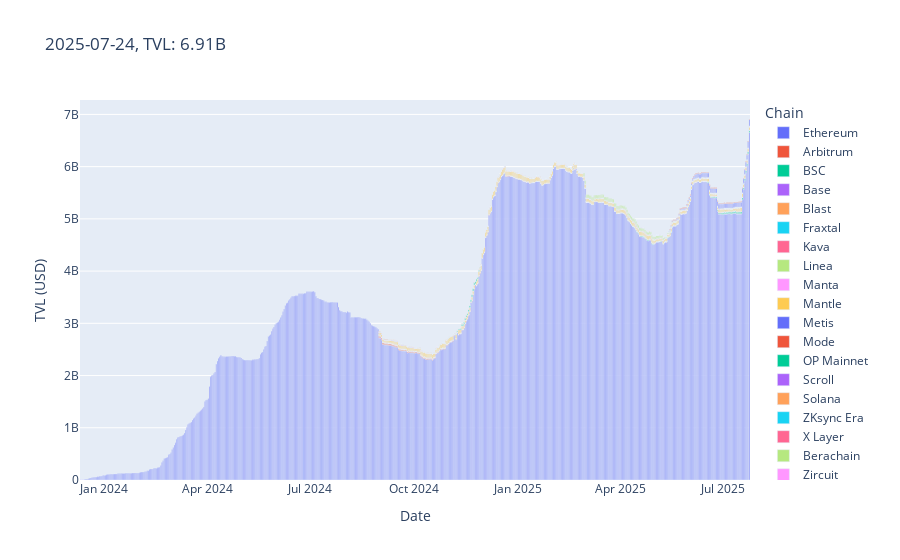

The code cell stored with this chart in its notebook:
### Markdown cell above
### TVL

### Code cell
query = """
SELECT * FROM llama.circulating
WHERE id = 146
"""
df= pd.read_sql(query, engine)

l = df['time'].max()

tvl = df[(df['time'] == l)]['circulating'].sum()

n_chains = df[
    (df['time'] == l) 
]['chain'].nunique()


df = df.groupby(['time', "chain"]).agg(
    tvl=('circulating', 'sum')
).reset_index()
df

fig = px.bar(df, x="time", y="tvl", color="chain", title=f"{l.date()}, TVL: {tvl/1e9:.2f}B", )
fig.update_layout(
    xaxis_title="Date",
    yaxis_title="TVL (USD)",
    legend_title_text="Chain"
)
fig.show()

### Figure 1 — Plotly figure (JSON) as saved in the notebook; plotly's stock layout.template omitted (floating-point values rounded to 4 significant figures; data arrays with more than 128 entries replaced by an {"elided": "..."} marker saying what was removed)
{"data": [{"hovertemplate": "chain=Ethereum<br>time=%{x}<br>tvl=%{y}<extra></extra>", "legendgroup": "Ethereum", "marker": {"color": "#636efa", "pattern": {"shape": ""}}, "name": "Ethereum", "orientation": "v", "showlegend": true, "textposition": "auto", "type": "bar", "x": {"elided": "592 str values"}, "xaxis": "x", "y": {"elided": "592 int values"}, "yaxis": "y"}, {"hovertemplate": "chain=Arbitrum<br>time=%{x}<br>tvl=%{y}<extra></extra>", "legendgroup": "Arbitrum", "marker": {"color": "#EF553B", "pattern": {"shape": ""}}, "name": "Arbitrum", "orientation": "v", "showlegend": true, "textposition": "auto", "type": "bar", "x": {"elided": "328 str values"}, "xaxis": "x", "y": {"elided": "328 int values"}, "yaxis": "y"}, {"hovertemplate": "chain=BSC<br>time=%{x}<br>tvl=%{y}<extra></extra>", "legendgroup": "BSC", "marker": {"color": "#00cc96", "pattern": {"shape": ""}}, "name": "BSC", "orientation": "v", "showlegend": true, "textposition": "auto", "type": "bar", "x": {"elided": "328 str values"}, "xaxis": "x", "y": {"elided": "328 int values"}, "yaxis": "y"}, {"hovertemplate": "chain=Base<br>time=%{x}<br>tvl=%{y}<extra></extra>", "legendgroup": "Base", "marker": {"color": "#ab63fa", "pattern": {"shape": ""}}, "name": "Base", "orientation": "v", "showlegend": true, "textposition": "auto", "type": "bar", "x": {"elided": "328 str values"}, "xaxis": "x", "y": {"elided": "328 int values"}, "yaxis": "y"}, {"hovertemplate": "chain=Blast<br>time=%{x}<br>tvl=%{y}<extra></extra>", "legendgroup": "Blast", "marker": {"color": "#FFA15A", "pattern": {"shape": ""}}, "name": "Blast", "orientation": "v", "showlegend": true, "textposition": "auto", "type": "bar", "x": {"elided": "328 str values"}, "xaxis": "x", "y": {"elided": "328 int values"}, "yaxis": "y"}, {"hovertemplate": "chain=Fraxtal<br>time=%{x}<br>tvl=%{y}<extra></extra>", "legendgroup": "Fraxtal", "marker": {"color": "#19d3f3", "pattern": {"shape": ""}}, "name": "Fraxtal", "orientation": "v", "showlegend": true, "textposition": "auto", "type": "bar", "x": {"elided": "328 str values"}, "xaxis": "x", "y": {"elided": "328 int values"}, "yaxis": "y"}, {"hovertemplate": "chain=Kava<br>time=%{x}<br>tvl=%{y}<extra></extra>", "legendgroup": "Kava", "marker": {"color": "#FF6692", "pattern": {"shape": ""}}, "name": "Kava", "orientation": "v", "showlegend": true, "textposition": "auto", "type": "bar", "x": {"elided": "328 str values"}, "xaxis": "x", "y": {"elided": "328 int values"}, "yaxis": "y"}, {"hovertemplate": "chain=Linea<br>time=%{x}<br>tvl=%{y}<extra></extra>", "legendgroup": "Linea", "marker": {"color": "#B6E880", "pattern": {"shape": ""}}, "name": "Linea", "orientation": "v", "showlegend": true, "textposition": "auto", "type": "bar", "x": {"elided": "322 str values"}, "xaxis": "x", "y": {"elided": "322 int values"}, "yaxis": "y"}, {"hovertemplate": "chain=Manta<br>time=%{x}<br>tvl=%{y}<extra></extra>", "legendgroup": "Manta", "marker": {"color": "#FF97FF", "pattern": {"shape": ""}}, "name": "Manta", "orientation": "v", "showlegend": true, "textposition": "auto", "type": "bar", "x": {"elided": "328 str values"}, "xaxis": "x", "y": {"elided": "328 int values"}, "yaxis": "y"}, {"hovertemplate": "chain=Mantle<br>time=%{x}<br>tvl=%{y}<extra></extra>", "legendgroup": "Mantle", "marker": {"color": "#FECB52", "pattern": {"shape": ""}}, "name": "Mantle", "orientation": "v", "showlegend": true, "textposition": "auto", "type": "bar", "x": {"elided": "323 str values"}, "xaxis": "x", "y": {"elided": "323 int values"}, "yaxis": "y"}, {"hovertemplate": "chain=Metis<br>time=%{x}<br>tvl=%{y}<extra></extra>", "legendgroup": "Metis", "marker": {"color": "#636efa", "pattern": {"shape": ""}}, "name": "Metis", "orientation": "v", "showlegend": true, "textposition": "auto", "type": "bar", "x": {"elided": "328 str values"}, "xaxis": "x", "y": {"elided": "328 int values"}, "yaxis": "y"}, {"hovertemplate": "chain=Mode<br>time=%{x}<br>tvl=%{y}<extra></extra>", "legendgroup": "Mode", "marker": {"color": "#EF553B", "pattern": {"shape": ""}}, "name": "Mode", "orientation": "v", "showlegend": true, "textposition": "auto", "type": "bar", "x": {"elided": "328 str values"}, "xaxis": "x", "y": {"elided": "328 int values"}, "yaxis": "y"}, {"hovertemplate": "chain=OP Mainnet<br>time=%{x}<br>tvl=%{y}<extra></extra>", "legendgroup": "OP Mainnet", "marker": {"color": "#00cc96", "pattern": {"shape": ""}}, "name": "OP Mainnet", "orientation": "v", "showlegend": true, "textposition": "auto", "type": "bar", "x": {"elided": "328 str values"}, "xaxis": "x", "y": {"elided": "328 int values"}, "yaxis": "y"}, {"hovertemplate": "chain=Scroll<br>time=%{x}<br>tvl=%{y}<extra></extra>", "legendgroup": "Scroll", "marker": {"color": "#ab63fa", "pattern": {"shape": ""}}, "name": "Scroll", "orientation": "v", "showlegend": true, "textposition": "auto", "type": "bar", "x": {"elided": "323 str values"}, "xaxis": "x", "y": {"elided": "323 int values"}, "yaxis": "y"}, {"hovertemplate": "chain=Solana<br>time=%{x}<br>tvl=%{y}<extra></extra>", "legendgroup": "Solana", "marker": {"color": "#FFA15A", "pattern": {"shape": ""}}, "name": "Solana", "orientation": "v", "showlegend": true, "textposition": "auto", "type": "bar", "x": {"elided": "328 str values"}, "xaxis": "x", "y": {"elided": "328 int values"}, "yaxis": "y"}, {"hovertemplate": "chain=ZKsync Era<br>time=%{x}<br>tvl=%{y}<extra></extra>", "legendgroup": "ZKsync Era", "marker": {"color": "#19d3f3", "pattern": {"shape": ""}}, "name": "ZKsync Era", "orientation": "v", "showlegend": true, "textposition": "auto", "type": "bar", "x": {"elided": "321 str values"}, "xaxis": "x", "y": {"elided": "321 int values"}, "yaxis": "y"}, {"hovertemplate": "chain=X Layer<br>time=%{x}<br>tvl=%{y}<extra></extra>", "legendgroup": "X Layer", "marker": {"color": "#FF6692", "pattern": {"shape": ""}}, "name": "X Layer", "orientation": "v", "showlegend": true, "textposition": "auto", "type": "bar", "x": {"elided": "196 str values"}, "xaxis": "x", "y": {"elided": "196 int values"}, "yaxis": "y"}, {"hovertemplate": "chain=Berachain<br>time=%{x}<br>tvl=%{y}<extra></extra>", "legendgroup": "Berachain", "marker": {"color": "#B6E880", "pattern": {"shape": ""}}, "name": "Berachain", "orientation": "v", "showlegend": true, "textposition": "auto", "type": "bar", "x": {"elided": "147 str values"}, "xaxis": "x", "y": {"elided": "147 int values"}, "yaxis": "y"}, {"hovertemplate": "chain=Zircuit<br>time=%{x}<br>tvl=%{y}<extra></extra>", "legendgroup": "Zircuit", "marker": {"color": "#FF97FF", "pattern": {"shape": ""}}, "name": "Zircuit", "orientation": "v", "showlegend": true, "textposition": "auto", "type": "bar", "x": ["2025-04-02T00:00:00", "2025-04-03T00:00:00", "2025-04-04T00:00:00", "2025-04-05T00:00:00", "2025-04-06T00:00:00", "2025-04-07T00:00:00", "2025-04-08T00:00:00", "2025-04-09T00:00:00", "2025-04-10T00:00:00", "2025-04-11T00:00:00", "2025-04-12T00:00:00", "2025-04-13T00:00:00", "2025-04-14T00:00:00", "2025-04-15T00:00:00", "2025-04-16T00:00:00", "2025-04-17T00:00:00", "2025-04-18T00:00:00", "2025-04-19T00:00:00", "2025-04-20T00:00:00", "2025-04-21T00:00:00", "2025-04-22T00:00:00", "2025-04-23T00:00:00", "2025-04-24T00:00:00", "2025-04-25T00:00:00", "2025-04-26T00:00:00", "2025-04-27T00:00:00", "2025-04-28T00:00:00", "2025-04-29T00:00:00", "2025-04-30T00:00:00", "2025-05-01T00:00:00", "2025-05-02T00:00:00", "2025-05-03T00:00:00", "2025-05-04T00:00:00", "2025-05-05T00:00:00", "2025-05-06T00:00:00", "2025-05-07T00:00:00", "2025-05-08T00:00:00", "2025-05-09T00:00:00", "2025-05-10T00:00:00", "2025-05-11T00:00:00", "2025-05-12T00:00:00", "2025-05-13T00:00:00", "2025-05-14T00:00:00", "2025-05-15T00:00:00", "2025-05-16T00:00:00", "2025-05-17T00:00:00", "2025-05-18T00:00:00", "2025-05-19T00:00:00", "2025-05-20T00:00:00", "2025-05-21T00:00:00", "2025-05-22T00:00:00", "2025-05-23T00:00:00", "2025-05-24T00:00:00", "2025-05-25T00:00:00", "2025-05-26T00:00:00", "2025-05-27T00:00:00", "2025-05-28T00:00:00", "2025-05-29T00:00:00", "2025-05-30T00:00:00", "2025-05-31T00:00:00", "2025-06-01T00:00:00", "2025-06-02T00:00:00", "2025-06-03T00:00:00", "2025-06-04T00:00:00", "2025-06-05T00:00:00", "2025-06-06T00:00:00", "2025-06-07T00:00:00", "2025-06-08T00:00:00", "2025-06-09T00:00:00", "2025-06-10T00:00:00", "2025-06-11T00:00:00", "2025-06-12T00:00:00", "2025-06-13T00:00:00", "2025-06-14T00:00:00", "2025-06-15T00:00:00", "2025-06-16T00:00:00", "2025-06-17T00:00:00", "2025-06-18T00:00:00", "2025-06-19T00:00:00", "2025-06-20T00:00:00", "2025-06-21T00:00:00", "2025-06-22T00:00:00", "2025-06-23T00:00:00", "2025-06-24T00:00:00", "2025-06-25T00:00:00", "2025-06-26T00:00:00", "2025-06-27T00:00:00", "2025-06-28T00:00:00", "2025-06-29T00:00:00", "2025-06-30T00:00:00", "2025-07-01T00:00:00", "2025-07-02T00:00:00", "2025-07-03T00:00:00", "2025-07-04T00:00:00", "2025-07-05T00:00:00", "2025-07-06T00:00:00", "2025-07-07T00:00:00", "2025-07-08T00:00:00", "2025-07-09T00:00:00", "2025-07-10T00:00:00", "2025-07-11T00:00:00", "2025-07-12T00:00:00", "2025-07-13T00:00:00", "2025-07-14T00:00:00", "2025-07-15T00:00:00", "2025-07-16T00:00:00", "2025-07-17T00:00:00", "2025-07-18T00:00:00", "2025-07-19T00:00:00", "2025-07-20T00:00:00", "2025-07-21T00:00:00", "2025-07-22T00:00:00", "2025-07-23T00:00:00", "2025-07-24T03:32:46"], "xaxis": "x", "y": [330930, 330930, 330524, 329540, 328548, 397529, 326111, 356112, 326109, 366109, 326097, 356100, 325523, 324993, 325003, 325003, 325036, 324290, 324302, 323858, 324019, 323608, 323475, 323447, 320908, 320476, 320476, 320466, 319460, 319552, 319470, 319603, 319006, 319006, 318946, 347912, 312870, 312208, 312208, 311926, 306777, 306688, 306638, 306662, 306375, 306362, 302655, 302655, 302553, 302055, 302076, 302035, 302035, 302004, 302004, 302004, 302020, 302033, 301847, 301754, 301754, 301649, 301649, 295188, 295203, 295171, 295167, 294677, 294517, 294517, 291925, 291925, 291913, 291913, 291913, 291673, 291683, 291683, 291658, 291651, 291651, 291609, 291402, 291402, 291502, 290836, 290931, 290828, 285819, 285819, 285819, 285819, 283922, 283907, 283788, 283742, 283742, 283742, 283842, 283842, 271838, 271668, 271817, 266091, 266091, 266091, 266078, 266076, 266063, 266063, 265067, 264063, 264062, 263043], "yaxis": "y"}, {"hovertemplate": "chain=Movement<br>time=%{x}<br>tvl=%{y}<extra></extra>", "legendgroup": "Movement", "marker": {"color": "#FECB52", "pattern": {"shape": ""}}, "name": "Movement", "orientation": "v", "showlegend": true, "textposition": "auto", "type": "bar", "x": ["2025-04-22T00:00:00", "2025-04-23T00:00:00", "2025-04-24T00:00:00", "2025-04-25T00:00:00", "2025-04-26T00:00:00", "2025-04-27T00:00:00", "2025-04-28T00:00:00", "2025-04-29T00:00:00", "2025-04-30T00:00:00", "2025-05-01T00:00:00", "2025-05-02T00:00:00", "2025-05-03T00:00:00", "2025-05-04T00:00:00", "2025-05-05T00:00:00", "2025-05-06T00:00:00", "2025-05-07T00:00:00", "2025-05-08T00:00:00", "2025-05-09T00:00:00", "2025-05-10T00:00:00", "2025-05-11T00:00:00", "2025-05-12T00:00:00", "2025-05-13T00:00:00", "2025-05-14T00:00:00", "2025-05-15T00:00:00", "2025-05-16T00:00:00", "2025-05-17T00:00:00", "2025-05-18T00:00:00", "2025-05-19T00:00:00", "2025-05-20T00:00:00", "2025-05-21T00:00:00", "2025-05-22T00:00:00", "2025-05-23T00:00:00", "2025-05-24T00:00:00", "2025-05-25T00:00:00", "2025-05-26T00:00:00", "2025-05-27T00:00:00", "2025-05-28T00:00:00", "2025-05-29T00:00:00", "2025-05-30T00:00:00", "2025-05-31T00:00:00", "2025-06-01T00:00:00", "2025-06-02T00:00:00", "2025-06-03T00:00:00", "2025-06-04T00:00:00", "2025-06-05T00:00:00", "2025-06-06T00:00:00", "2025-06-07T00:00:00", "2025-06-08T00:00:00", "2025-06-09T00:00:00", "2025-06-10T00:00:00", "2025-06-11T00:00:00", "2025-06-12T00:00:00", "2025-06-13T00:00:00", "2025-06-14T00:00:00", "2025-06-15T00:00:00", "2025-06-16T00:00:00", "2025-06-17T00:00:00", "2025-06-18T00:00:00", "2025-06-19T00:00:00", "2025-06-20T00:00:00", "2025-06-21T00:00:00", "2025-06-22T00:00:00", "2025-06-23T00:00:00", "2025-06-24T00:00:00", "2025-06-25T00:00:00", "2025-06-26T00:00:00", "2025-06-27T00:00:00", "2025-06-28T00:00:00", "2025-06-29T00:00:00", "2025-06-30T00:00:00", "2025-07-01T00:00:00", "2025-07-02T00:00:00", "2025-07-03T00:00:00", "2025-07-04T00:00:00", "2025-07-05T00:00:00", "2025-07-06T00:00:00", "2025-07-07T00:00:00", "2025-07-08T00:00:00", "2025-07-09T00:00:00", "2025-07-10T00:00:00", "2025-07-11T00:00:00", "2025-07-12T00:00:00", "2025-07-13T00:00:00", "2025-07-14T00:00:00", "2025-07-15T00:00:00", "2025-07-16T00:00:00", "2025-07-17T00:00:00", "2025-07-18T00:00:00", "2025-07-19T00:00:00", "2025-07-20T00:00:00", "2025-07-21T00:00:00", "2025-07-22T00:00:00", "2025-07-23T00:00:00", "2025-07-24T03:32:46"], "xaxis": "x", "y": [1006717, 1006717, 1006717, 1006717, 897767, 522280, 507897, 424632, 416613, 416613, 399619, 378179, 356431, 296123, 294138, 285672, 244282, 240935, 240935, 330910, 330910, 345889, 345889, 445827, 445632, 451546, 458529, 458529, 458529, 458529, 458529, 465524, 465524, 465524, 468022, 468001, 468001, 468001, 468001, 467699, 464134, 464134, 460161, 460161, 460161, 460161, 458640, 458640, 351422, 314801, 314801, 314801, 314801, 314801, 387971, 387971, 387971, 387971, 377514, 377514, 377514, 354288, 354288, 354288, 399681, 399681, 546900, 577333, 577333, 526432, 526432, 526432, 526432, 526432, 511600, 488467, 488467, 488467, 488467, 484370, 459394, 459394, 459394, 459394, 459394, 459394, 459394, 459394, 399684, 399684, 399684, 399684, 399683, 399683], "yaxis": "y"}, {"hovertemplate": "chain=TON<br>time=%{x}<br>tvl=%{y}<extra></extra>", "legendgroup": "TON", "marker": {"color": "#636efa", "pattern": {"shape": ""}}, "name": "TON", "orientation": "v", "showlegend": true, "textposition": "auto", "type": "bar", "x": ["2025-05-03T00:00:00", "2025-05-04T00:00:00", "2025-05-05T00:00:00", "2025-05-06T00:00:00", "2025-05-07T00:00:00", "2025-05-08T00:00:00", "2025-05-09T00:00:00", "2025-05-10T00:00:00", "2025-05-11T00:00:00", "2025-05-12T00:00:00", "2025-05-13T00:00:00", "2025-05-14T00:00:00", "2025-05-15T00:00:00", "2025-05-16T00:00:00", "2025-05-17T00:00:00", "2025-05-18T00:00:00", "2025-05-19T00:00:00", "2025-05-20T00:00:00", "2025-05-21T00:00:00", "2025-05-22T00:00:00", "2025-05-23T00:00:00", "2025-05-24T00:00:00", "2025-05-25T00:00:00", "2025-05-26T00:00:00", "2025-05-27T00:00:00", "2025-05-28T00:00:00", "2025-05-29T00:00:00", "2025-05-30T00:00:00", "2025-05-31T00:00:00", "2025-06-01T00:00:00", "2025-06-02T00:00:00", "2025-06-03T00:00:00", "2025-06-04T00:00:00", "2025-06-05T00:00:00", "2025-06-06T00:00:00", "2025-06-07T00:00:00", "2025-06-08T00:00:00", "2025-06-09T00:00:00", "2025-06-10T00:00:00", "2025-06-11T00:00:00", "2025-06-12T00:00:00", "2025-06-13T00:00:00", "2025-06-14T00:00:00", "2025-06-15T00:00:00", "2025-06-16T00:00:00", "2025-06-17T00:00:00", "2025-06-18T00:00:00", "2025-06-19T00:00:00", "2025-06-20T00:00:00", "2025-06-21T00:00:00", "2025-06-22T00:00:00", "2025-06-23T00:00:00", "2025-06-24T00:00:00", "2025-06-25T00:00:00", "2025-06-26T00:00:00", "2025-06-27T00:00:00", "2025-06-28T00:00:00", "2025-06-29T00:00:00", "2025-06-30T00:00:00", "2025-07-01T00:00:00", "2025-07-02T00:00:00", "2025-07-03T00:00:00", "2025-07-04T00:00:00", "2025-07-05T00:00:00", "2025-07-06T00:00:00", "2025-07-07T00:00:00", "2025-07-08T00:00:00", "2025-07-09T00:00:00", "2025-07-10T00:00:00", "2025-07-11T00:00:00", "2025-07-12T00:00:00", "2025-07-13T00:00:00", "2025-07-14T00:00:00", "2025-07-15T00:00:00", "2025-07-16T00:00:00", "2025-07-17T00:00:00", "2025-07-18T00:00:00", "2025-07-19T00:00:00", "2025-07-20T00:00:00", "2025-07-21T00:00:00", "2025-07-22T00:00:00", "2025-07-23T00:00:00", "2025-07-24T03:32:46"], "xaxis": "x", "y": [14031, 14061, 14061, 14061, 14058, 16642, 16848, 518286, 518291, 518291, 528279, 6523472, 11523492, 11531492, 11540910, 11540910, 11550933, 11550933, 18395329, 18395329, 18415309, 18435322, 22435322, 22435322, 22435322, 22435322, 22435320, 22620339, 22739886, 29915760, 30049012, 30402748, 31540967, 41598871, 63624316, 81804712, 81817019, 81895406, 82157842, 82129455, 82142103, 82216006, 87220267, 87220270, 87220269, 87231647, 87231647, 87237616, 87257616, 87257913, 87262800, 87252773, 87252780, 87252780, 87252780, 87270480, 87270480, 87270514, 87266690, 87266724, 87242616, 87237577, 87255077, 87255077, 87254921, 87254921, 87254921, 87260444, 87255428, 87275428, 87315728, 87313215, 87313294, 87316312, 87319102, 87396244, 87449606, 87472886, 87539210, 87539210, 87539210, 122157716, 124478047], "yaxis": "y"}, {"hovertemplate": "chain=Hyperliquid L1<br>time=%{x}<br>tvl=%{y}<extra></extra>", "legendgroup": "Hyperliquid L1", "marker": {"color": "#EF553B", "pattern": {"shape": ""}}, "name": "Hyperliquid L1", "orientation": "v", "showlegend": true, "textposition": "auto", "type": "bar", "x": ["2025-05-15T00:00:00", "2025-05-16T00:00:00", "2025-05-17T00:00:00", "2025-05-18T00:00:00", "2025-05-19T00:00:00", "2025-05-20T00:00:00", "2025-05-21T00:00:00", "2025-05-22T00:00:00", "2025-05-23T00:00:00", "2025-05-24T00:00:00", "2025-05-25T00:00:00", "2025-05-26T00:00:00", "2025-05-27T00:00:00", "2025-05-28T00:00:00", "2025-05-29T00:00:00", "2025-05-30T00:00:00", "2025-05-31T00:00:00", "2025-06-01T00:00:00", "2025-06-02T00:00:00", "2025-06-03T00:00:00", "2025-06-04T00:00:00", "2025-06-05T00:00:00", "2025-06-06T00:00:00", "2025-06-07T00:00:00", "2025-06-08T00:00:00", "2025-06-09T00:00:00", "2025-06-10T00:00:00", "2025-06-11T00:00:00", "2025-06-12T00:00:00", "2025-06-13T00:00:00", "2025-06-14T00:00:00", "2025-06-15T00:00:00", "2025-06-16T00:00:00", "2025-06-17T00:00:00", "2025-06-18T00:00:00", "2025-06-19T00:00:00", "2025-06-20T00:00:00", "2025-06-21T00:00:00", "2025-06-22T00:00:00", "2025-06-23T00:00:00", "2025-06-24T00:00:00", "2025-06-25T00:00:00", "2025-06-26T00:00:00", "2025-06-27T00:00:00", "2025-06-28T00:00:00", "2025-06-29T00:00:00", "2025-06-30T00:00:00", "2025-07-01T00:00:00", "2025-07-02T00:00:00", "2025-07-03T00:00:00", "2025-07-04T00:00:00", "2025-07-05T00:00:00", "2025-07-06T00:00:00", "2025-07-07T00:00:00", "2025-07-08T00:00:00", "2025-07-09T00:00:00", "2025-07-10T00:00:00", "2025-07-11T00:00:00", "2025-07-12T00:00:00", "2025-07-13T00:00:00", "2025-07-14T00:00:00", "2025-07-15T00:00:00", "2025-07-16T00:00:00", "2025-07-17T00:00:00", "2025-07-18T00:00:00", "2025-07-19T00:00:00", "2025-07-20T00:00:00", "2025-07-21T00:00:00", "2025-07-22T00:00:00", "2025-07-23T00:00:00", "2025-07-24T03:32:46"], "xaxis": "x", "y": [7712147, 8901842, 11049563, 10856337, 10614165, 10496468, 11007648, 11420874, 11031849, 12776060, 12557376, 13076420, 12555487, 13404931, 12824298, 14565528, 14500991, 12762492, 12143288, 13302267, 13117049, 14687571, 12665862, 13385581, 11286491, 11378114, 11051248, 11106101, 11604334, 9628076, 10065076, 10429947, 10560868, 12164305, 11547376, 12025374, 11625164, 11826522, 12910332, 12810404, 12445738, 12114231, 11864843, 12160105, 11412070, 11298842, 11325355, 11317920, 11221909, 11356623, 11635459, 11730047, 10714506, 11107692, 12021713, 13314458, 12452513, 11393338, 11434992, 10848800, 10485901, 10220621, 10222768, 9887501, 9524493, 9497067, 9463453, 9720600, 9505491, 9305525, 10198878], "yaxis": "y"}], "layout": {"barmode": "relative", "legend": {"title": {"text": "Chain"}, "tracegroupgap": 0}, "title": {"text": "2025-07-24, TVL: 6.91B"}, "xaxis": {"anchor": "y", "domain": [0, 1], "title": {"text": "Date"}}, "yaxis": {"anchor": "x", "domain": [0, 1], "title": {"text": "TVL (USD)"}}}}
